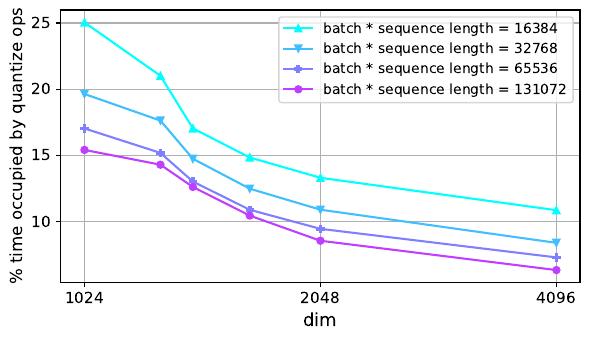

Write Python code to recreate this figure.
import matplotlib.pyplot as plt
import pandas as pd
import numpy as np
import os

import matplotlib.gridspec as gridspec

cmap=plt.get_cmap('cool')

if __name__ == '__main__':

    fig = plt.figure(tight_layout=True, figsize=(6,3.5))
    gs = gridspec.GridSpec(1, 1)


    rdf = pd.read_json('tests/triton_tests/info.jsonl', lines=True)

    ax = fig.add_subplot(gs[0, 0])

    # now plot the % speedup for different batch sizes
    for j, batch_size in enumerate([2**14, 2**15, 2**16, 2**17]):
        all_xs, all_ys = [], []
        for k, marker, ls, color, name in [
            ('x_quantize_rowwise+g_quantize_rowwise+w_quantize_global+w_quantize_global_transpose+standard_gw+global_fwd+global_bwd', 'o', '-', 'C4', 'SwitchBack int8 (total time)'),
            ('x_quantize_rowwise+g_quantize_rowwise+w_quantize_global+w_quantize_global_transpose', 'o', '-', 'C4', 'SwitchBack int8 (total time)'),
        ]:
        
            xs, ys = [], []
            df = rdf[rdf.batch_size == batch_size]
            for embed_dim in [1024, 1280, 1408, 1664, 2048, 4096]:
                df_ = df[df.dim_in == embed_dim]
                df_ = df_[df_.dim_out == embed_dim * 4]
                xs.append(embed_dim)
                y_ = 0
                for k_ in k.split('+'):
                    y_ += df_[k_].values[0]
                df_ = df[df.dim_in == embed_dim * 4]
                df_ = df_[df_.dim_out == embed_dim]
                for k_ in k.split('+'):
                    y_ += df_[k_].values[0]
                ys.append(y_ * 0.5)
            all_xs.append(xs)
            all_ys.append(ys)

        color = cmap(j * 0.25)
        real_ys = [100 * all_ys[1][i] / all_ys[0][i] for i in range(len(all_ys[0]))]
        markers = ['^', 'v', 'P', 'o']
        ax.plot(all_xs[0], real_ys, color=color, label=f'batch * sequence length = {batch_size}', marker=markers[j], markersize=5 if marker=='s' else 5)

    ax.legend()
    ax.set_xlabel('dim', fontsize=13)
    ax.set_xscale('log')
    ax.grid()
    ax.set_ylabel(r'Quantization overhead', fontsize=12)


    ax.tick_params(axis='x', labelsize=11)
    ax.tick_params(axis='y', labelsize=11)

    ax.set_xticks([1024, 2048, 4096])
    ax.set_xticklabels([1024, 2048, 4096])
    ax.set_xticks([], minor=True)

    #ax.set_title('  Linear layer summary, varying dimensions', fontsize=10, loc='left', y=1.05, pad=-20)



    plt.savefig('tests/triton_tests/plot2.pdf', bbox_inches='tight')

